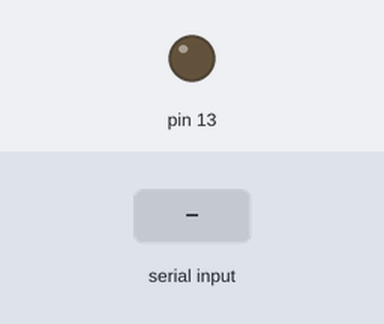
The sketch below on a simulated Arduino Uno, built with avr-gcc and run on an emulated ATmega328P. Parts: output pins drawn as LEDs (lit = HIGH). The inputs (shaded band) are chosen by the test bench.

Above: at 1.2 s.
1.3 s: "2" received over Serial
At 2.0 s:
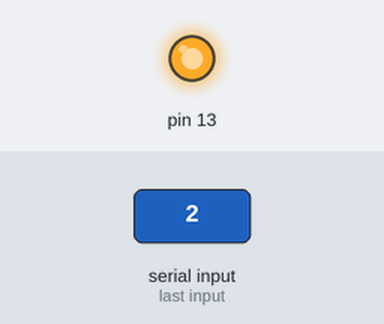
2.8 s: "1" received over Serial
At 3.2 s:
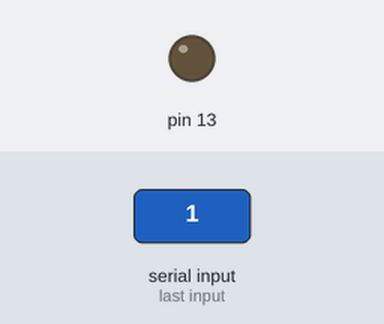
Timing chart, 0 to 5.8 s (numbered marks = the images above; inputs shaded):
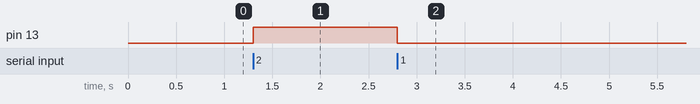

Measured:
- after the input at 1.3 s, pin 13: LOW → HIGH at once
- after the input at 2.8 s, pin 13: HIGH → LOW at once

The sketch:

LEDControl.ino
```cpp
/*
  This program blinks pin 13 of the Arduino (the
  built-in LED)
*/
char var;

void setup()
{
  pinMode(13, OUTPUT);
  Serial.begin(9600);
}

void loop()
{
  while(Serial.available()>0)//when serial availabler
  {
    var = Serial.read();
    if(var == '1') digitalWrite(13,LOW);
    if(var == '2') digitalWrite(13,HIGH);
    if(var == '3') digitalWrite(13,LOW);
  }
}
```
